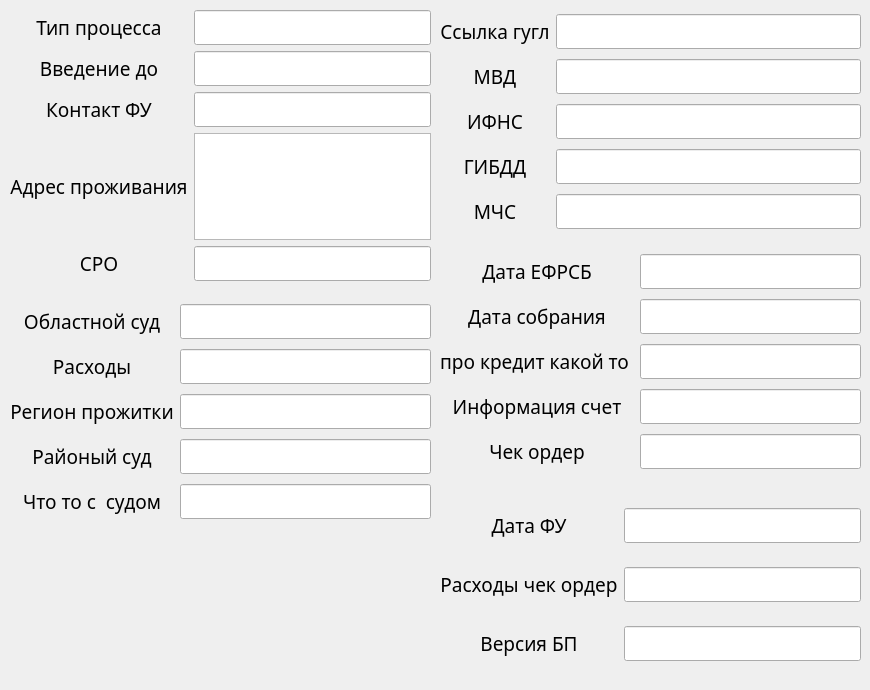
    <widget class="QWidget" name="tab_3">
     <attribute name="title">
      <string>Вторая страничка</string>
     </attribute>
     <widget class="QWidget" name="gridLayoutWidget_3">
      <property name="geometry">
       <rect>
        <x>440</x>
        <y>490</y>
        <width>421</width>
        <height>191</height>
       </rect>
      </property>
      <layout class="QGridLayout" name="gridLayout_4">
       <item row="2" column="1">
        <widget class="QLineEdit" name="LC45">
         <property name="font">
          <font>
           <family>Century Gothic</family>
           <pointsize>14</pointsize>
          </font>
         </property>
         <property name="focusPolicy">
          <enum>Qt::StrongFocus</enum>
         </property>
        </widget>
       </item>
       <item row="1" column="1">
        <widget class="QLineEdit" name="LC44">
         <property name="font">
          <font>
           <family>Century Gothic</family>
           <pointsize>14</pointsize>
          </font>
         </property>
         <property name="focusPolicy">
          <enum>Qt::StrongFocus</enum>
         </property>
        </widget>
       </item>
       <item row="0" column="1">
        <widget class="QLineEdit" name="LC43">
         <property name="font">
          <font>
           <family>Century Gothic</family>
           <pointsize>14</pointsize>
          </font>
         </property>
         <property name="focusPolicy">
          <enum>Qt::StrongFocus</enum>
         </property>
        </widget>
       </item>
       <item row="0" column="0">
        <widget class="QLabel" name="label_47">
         <property name="font">
          <font>
           <family>Century Gothic</family>
           <pointsize>14</pointsize>
          </font>
         </property>
         <property name="text">
          <string>Дата ФУ</string>
         </property>
         <property name="alignment">
          <set>Qt::AlignCenter</set>
         </property>
        </widget>
       </item>
       <item row="1" column="0">
        <widget class="QLabel" name="label_48">
         <property name="font">
          <font>
           <family>Century Gothic</family>
           <pointsize>14</pointsize>
          </font>
         </property>
         <property name="text">
          <string>Расходы чек ордер</string>
         </property>
         <property name="alignment">
          <set>Qt::AlignCenter</set>
         </property>
        </widget>
       </item>
       <item row="2" column="0">
        <widget class="QLabel" name="label_49">
         <property name="font">
          <font>
           <family>Century Gothic</family>
           <pointsize>14</pointsize>
          </font>
         </property>
         <property name="text">
          <string>Версия БП</string>
         </property>
         <property name="alignment">
          <set>Qt::AlignCenter</set>
         </property>
        </widget>
       </item>
      </layout>
     </widget>
     <widget class="QWidget" name="gridLayoutWidget_11">
      <property name="geometry">
       <rect>
        <x>10</x>
        <y>10</y>
        <width>421</width>
        <height>271</height>
       </rect>
      </property>
      <layout class="QGridLayout" name="gridLayout_12">
       <item row="0" column="0">
        <widget class="QLabel" name="label_27">
         <property name="font">
          <font>
           <family>Century Gothic</family>
           <pointsize>14</pointsize>
          </font>
         </property>
         <property name="text">
          <string>Тип процесса</string>
         </property>
         <property name="alignment">
          <set>Qt::AlignCenter</set>
         </property>
        </widget>
       </item>
       <item row="0" column="1">
        <widget class="QLineEdit" name="LC23">
         <property name="font">
          <font>
           <family>Century Gothic</family>
           <pointsize>14</pointsize>
          </font>
         </property>
         <property name="focusPolicy">
          <enum>Qt::StrongFocus</enum>
         </property>
        </widget>
       </item>
       <item row="1" column="0">
        <widget class="QLabel" name="label_28">
         <property name="font">
          <font>
           <family>Century Gothic</family>
           <pointsize>14</pointsize>
          </font>
         </property>
         <property name="text">
          <string>Введение до</string>
         </property>
         <property name="alignment">
          <set>Qt::AlignCenter</set>
         </property>
        </widget>
       </item>
       <item row="1" column="1">
        <widget class="QLineEdit" name="LC24">
         <property name="font">
          <font>
           <family>Century Gothic</family>
           <pointsize>14</pointsize>
          </font>
         </property>
         <property name="focusPolicy">
          <enum>Qt::StrongFocus</enum>
         </property>
        </widget>
       </item>
       <item row="2" column="0">
        <widget class="QLabel" name="label_29">
         <property name="font">
          <font>
           <family>Century Gothic</family>
           <pointsize>14</pointsize>
          </font>
         </property>
         <property name="text">
          <string>Контакт ФУ</string>
         </property>
         <property name="alignment">
          <set>Qt::AlignCenter</set>
         </property>
        </widget>
       </item>
       <item row="2" column="1">
        <widget class="QLineEdit" name="LC25">
         <property name="font">
          <font>
           <family>Century Gothic</family>
           <pointsize>14</pointsize>
          </font>
         </property>
         <property name="focusPolicy">
          <enum>Qt::StrongFocus</enum>
         </property>
        </widget>
       </item>
       <item row="3" column="0">
        <widget class="QLabel" name="label_30">
         <property name="font">
          <font>
           <family>Century Gothic</family>
           <pointsize>14</pointsize>
          </font>
         </property>
         <property name="text">
          <string>Адрес проживания</string>
         </property>
         <property name="alignment">
          <set>Qt::AlignCenter</set>
         </property>
        </widget>
       </item>
       <item row="4" column="0">
        <widget class="QLabel" name="label_31">
         <property name="font">
          <font>
           <family>Century Gothic</family>
           <pointsize>14</pointsize>
          </font>
         </property>
         <property name="text">
          <string>СРО</string>
         </property>
         <property name="alignment">
          <set>Qt::AlignCenter</set>
         </property>
        </widget>
       </item>
       <item row="4" column="1">
        <widget class="QLineEdit" name="LC27">
         <property name="font">
          <font>
           <family>Century Gothic</family>
           <pointsize>14</pointsize>
          </font>
         </property>
         <property name="focusPolicy">
          <enum>Qt::StrongFocus</enum>
         </property>
        </widget>
       </item>
       <item row="3" column="1">
        <widget class="QTextBrowser" name="LC26">
         <property name="font">
          <font>
           <family>Century Gothic</family>
           <pointsize>14</pointsize>
          </font>
         </property>
        </widget>
       </item>
      </layout>
     </widget>
     <widget class="QWidget" name="gridLayoutWidget_12">
      <property name="geometry">
       <rect>
        <x>440</x>
        <y>10</y>
        <width>421</width>
        <height>226</height>
       </rect>
      </property>
      <layout class="QGridLayout" name="gridLayout_13">
       <item row="0" column="0">
        <widget class="QLabel" name="label_32">
         <property name="font">
          <font>
           <family>Century Gothic</family>
           <pointsize>14</pointsize>
          </font>
         </property>
         <property name="text">
          <string>Ссылка гугл</string>
         </property>
         <property name="alignment">
          <set>Qt::AlignCenter</set>
         </property>
        </widget>
       </item>
       <item row="0" column="1">
        <widget class="QLineEdit" name="LC28">
         <property name="font">
          <font>
           <family>Century Gothic</family>
           <pointsize>14</pointsize>
          </font>
         </property>
         <property name="focusPolicy">
          <enum>Qt::StrongFocus</enum>
         </property>
        </widget>
       </item>
       <item row="1" column="0">
        <widget class="QLabel" name="label_33">
         <property name="font">
          <font>
           <family>Century Gothic</family>
           <pointsize>14</pointsize>
          </font>
         </property>
         <property name="text">
          <string>МВД</string>
         </property>
         <property name="alignment">
          <set>Qt::AlignCenter</set>
         </property>
        </widget>
       </item>
       <item row="1" column="1">
        <widget class="QLineEdit" name="LC29">
         <property name="font">
          <font>
           <family>Century Gothic</family>
           <pointsize>14</pointsize>
          </font>
         </property>
         <property name="focusPolicy">
          <enum>Qt::StrongFocus</enum>
         </property>
        </widget>
       </item>
       <item row="2" column="0">
        <widget class="QLabel" name="label_34">
         <property name="font">
          <font>
           <family>Century Gothic</family>
           <pointsize>14</pointsize>
          </font>
         </property>
         <property name="text">
          <string>ИФНС</string>
         </property>
         <property name="alignment">
          <set>Qt::AlignCenter</set>
         </property>
        </widget>
       </item>
       <item row="2" column="1">
        <widget class="QLineEdit" name="LC30">
         <property name="font">
          <font>
           <family>Century Gothic</family>
           <pointsize>14</pointsize>
          </font>
         </property>
         <property name="focusPolicy">
          <enum>Qt::StrongFocus</enum>
         </property>
        </widget>
       </item>
       <item row="3" column="0">
        <widget class="QLabel" name="label_35">
         <property name="font">
          <font>
           <family>Century Gothic</family>
           <pointsize>14</pointsize>
          </font>
         </property>
         <property name="text">
          <string>ГИБДД</string>
         </property>
         <property name="alignment">
          <set>Qt::AlignCenter</set>
         </property>
        </widget>
       </item>
       <item row="3" column="1">
        <widget class="QLineEdit" name="LC31">
         <property name="font">
          <font>
           <family>Century Gothic</family>
           <pointsize>14</pointsize>
          </font>
         </property>
         <property name="focusPolicy">
          <enum>Qt::StrongFocus</enum>
         </property>
        </widget>
       </item>
       <item row="4" column="0">
        <widget class="QLabel" name="label_36">
         <property name="font">
          <font>
           <family>Century Gothic</family>
           <pointsize>14</pointsize>
          </font>
         </property>
         <property name="text">
          <string>МЧС</string>
         </property>
         <property name="alignment">
          <set>Qt::AlignCenter</set>
         </property>
        </widget>
       </item>
       <item row="4" column="1">
        <widget class="QLineEdit" name="LC32">
         <property name="font">
          <font>
           <family>Century Gothic</family>
           <pointsize>14</pointsize>
          </font>
         </property>
         <property name="focusPolicy">
          <enum>Qt::StrongFocus</enum>
         </property>
        </widget>
       </item>
      </layout>
     </widget>
     <widget class="QWidget" name="gridLayoutWidget_13">
      <property name="geometry">
       <rect>
        <x>10</x>
        <y>300</y>
        <width>421</width>
        <height>226</height>
       </rect>
      </property>
      <layout class="QGridLayout" name="gridLayout_14">
       <item row="0" column="0">
        <widget class="QLabel" name="label_37">
         <property name="font">
          <font>
           <family>Century Gothic</family>
           <pointsize>14</pointsize>
          </font>
         </property>
         <property name="text">
          <string>Областной суд</string>
         </property>
         <property name="alignment">
          <set>Qt::AlignCenter</set>
         </property>
        </widget>
       </item>
       <item row="0" column="1">
        <widget class="QLineEdit" name="LC33">
         <property name="font">
          <font>
           <family>Century Gothic</family>
           <pointsize>14</pointsize>
          </font>
         </property>
         <property name="focusPolicy">
          <enum>Qt::StrongFocus</enum>
         </property>
        </widget>
       </item>
       <item row="1" column="0">
        <widget class="QLabel" name="label_38">
         <property name="font">
          <font>
           <family>Century Gothic</family>
           <pointsize>14</pointsize>
          </font>
         </property>
         <property name="text">
          <string>Расходы</string>
         </property>
         <property name="alignment">
          <set>Qt::AlignCenter</set>
         </property>
        </widget>
       </item>
       <item row="1" column="1">
        <widget class="QLineEdit" name="LC34">
         <property name="font">
          <font>
           <family>Century Gothic</family>
           <pointsize>14</pointsize>
          </font>
         </property>
         <property name="focusPolicy">
          <enum>Qt::StrongFocus</enum>
         </property>
        </widget>
       </item>
       <item row="2" column="0">
        <widget class="QLabel" name="label_39">
         <property name="font">
          <font>
           <family>Century Gothic</family>
           <pointsize>14</pointsize>
          </font>
         </property>
         <property name="text">
          <string>Регион прожитки</string>
         </property>
         <property name="alignment">
          <set>Qt::AlignCenter</set>
         </property>
        </widget>
       </item>
       <item row="2" column="1">
        <widget class="QLineEdit" name="LC35">
         <property name="font">
          <font>
           <family>Century Gothic</family>
           <pointsize>14</pointsize>
          </font>
         </property>
         <property name="focusPolicy">
          <enum>Qt::StrongFocus</enum>
         </property>
        </widget>
       </item>
       <item row="3" column="0">
        <widget class="QLabel" name="label_40">
         <property name="font">
          <font>
           <family>Century Gothic</family>
           <pointsize>14</pointsize>
          </font>
         </property>
         <property name="text">
          <string>Районый суд</string>
         </property>
         <property name="alignment">
          <set>Qt::AlignCenter</set>
         </property>
        </widget>
       </item>
       <item row="3" column="1">
        <widget class="QLineEdit" name="LC36">
         <property name="font">
          <font>
           <family>Century Gothic</family>
           <pointsize>14</pointsize>
          </font>
         </property>
         <property name="focusPolicy">
          <enum>Qt::StrongFocus</enum>
         </property>
        </widget>
       </item>
       <item row="4" column="0">
        <widget class="QLabel" name="label_41">
         <property name="font">
          <font>
           <family>Century Gothic</family>
           <pointsize>14</pointsize>
          </font>
         </property>
         <property name="text">
          <string>Что то с  судом</string>
         </property>
         <property name="alignment">
          <set>Qt::AlignCenter</set>
         </property>
        </widget>
       </item>
       <item row="4" column="1">
        <widget class="QLineEdit" name="LC37">
         <property name="font">
          <font>
           <family>Century Gothic</family>
           <pointsize>14</pointsize>
          </font>
         </property>
         <property name="focusPolicy">
          <enum>Qt::StrongFocus</enum>
         </property>
        </widget>
       </item>
      </layout>
     </widget>
     <widget class="QWidget" name="gridLayoutWidget_14">
      <property name="geometry">
       <rect>
        <x>440</x>
        <y>250</y>
        <width>421</width>
        <height>226</height>
       </rect>
      </property>
      <layout class="QGridLayout" name="gridLayout_15">
       <item row="0" column="0">
        <widget class="QLabel" name="label_42">
         <property name="font">
          <font>
           <family>Century Gothic</family>
           <pointsize>14</pointsize>
          </font>
         </property>
         <property name="text">
          <string>Дата ЕФРСБ</string>
         </property>
         <property name="alignment">
          <set>Qt::AlignCenter</set>
         </property>
        </widget>
       </item>
       <item row="0" column="1">
        <widget class="QLineEdit" name="LC38">
         <property name="font">
          <font>
           <family>Century Gothic</family>
           <pointsize>14</pointsize>
          </font>
         </property>
         <property name="focusPolicy">
          <enum>Qt::StrongFocus</enum>
         </property>
        </widget>
       </item>
       <item row="1" column="1">
        <widget class="QLineEdit" name="LC39">
         <property name="font">
          <font>
           <family>Century Gothic</family>
           <pointsize>14</pointsize>
          </font>
         </property>
         <property name="focusPolicy">
          <enum>Qt::StrongFocus</enum>
         </property>
        </widget>
       </item>
       <item row="2" column="0">
        <widget class="QLabel" name="label_44">
         <property name="font">
          <font>
           <family>Century Gothic</family>
           <pointsize>14</pointsize>
          </font>
         </property>
         <property name="text">
          <string>про кредит какой то </string>
         </property>
         <property name="alignment">
          <set>Qt::AlignCenter</set>
         </property>
        </widget>
       </item>
       <item row="2" column="1">
        <widget class="QLineEdit" name="LC40">
         <property name="font">
          <font>
           <family>Century Gothic</family>
           <pointsize>14</pointsize>
          </font>
         </property>
         <property name="focusPolicy">
          <enum>Qt::StrongFocus</enum>
         </property>
        </widget>
       </item>
       <item row="3" column="0">
        <widget class="QLabel" name="label_45">
         <property name="font">
          <font>
           <family>Century Gothic</family>
           <pointsize>14</pointsize>
          </font>
         </property>
         <property name="text">
          <string>Информация счет</string>
         </property>
         <property name="alignment">
          <set>Qt::AlignCenter</set>
         </property>
        </widget>
       </item>
       <item row="3" column="1">
        <widget class="QLineEdit" name="LC41">
         <property name="font">
          <font>
           <family>Century Gothic</family>
           <pointsize>14</pointsize>
          </font>
         </property>
         <property name="focusPolicy">
          <enum>Qt::StrongFocus</enum>
         </property>
        </widget>
       </item>
       <item row="4" column="0">
        <widget class="QLabel" name="label_46">
         <property name="font">
          <font>
           <family>Century Gothic</family>
           <pointsize>14</pointsize>
          </font>
         </property>
         <property name="text">
          <string>Чек ордер</string>
         </property>
         <property name="alignment">
          <set>Qt::AlignCenter</set>
         </property>
        </widget>
       </item>
       <item row="4" column="1">
        <widget class="QLineEdit" name="LC42">
         <property name="font">
          <font>
           <family>Century Gothic</family>
           <pointsize>14</pointsize>
          </font>
         </property>
         <property name="focusPolicy">
          <enum>Qt::StrongFocus</enum>
         </property>
        </widget>
       </item>
       <item row="1" column="0">
        <widget class="QLabel" name="label_43">
         <property name="font">
          <font>
           <family>Century Gothic</family>
           <pointsize>14</pointsize>
          </font>
         </property>
         <property name="text">
          <string>Дата собрания</string>
         </property>
         <property name="alignment">
          <set>Qt::AlignCenter</set>
         </property>
        </widget>
       </item>
      </layout>
     </widget>
    </widget>
